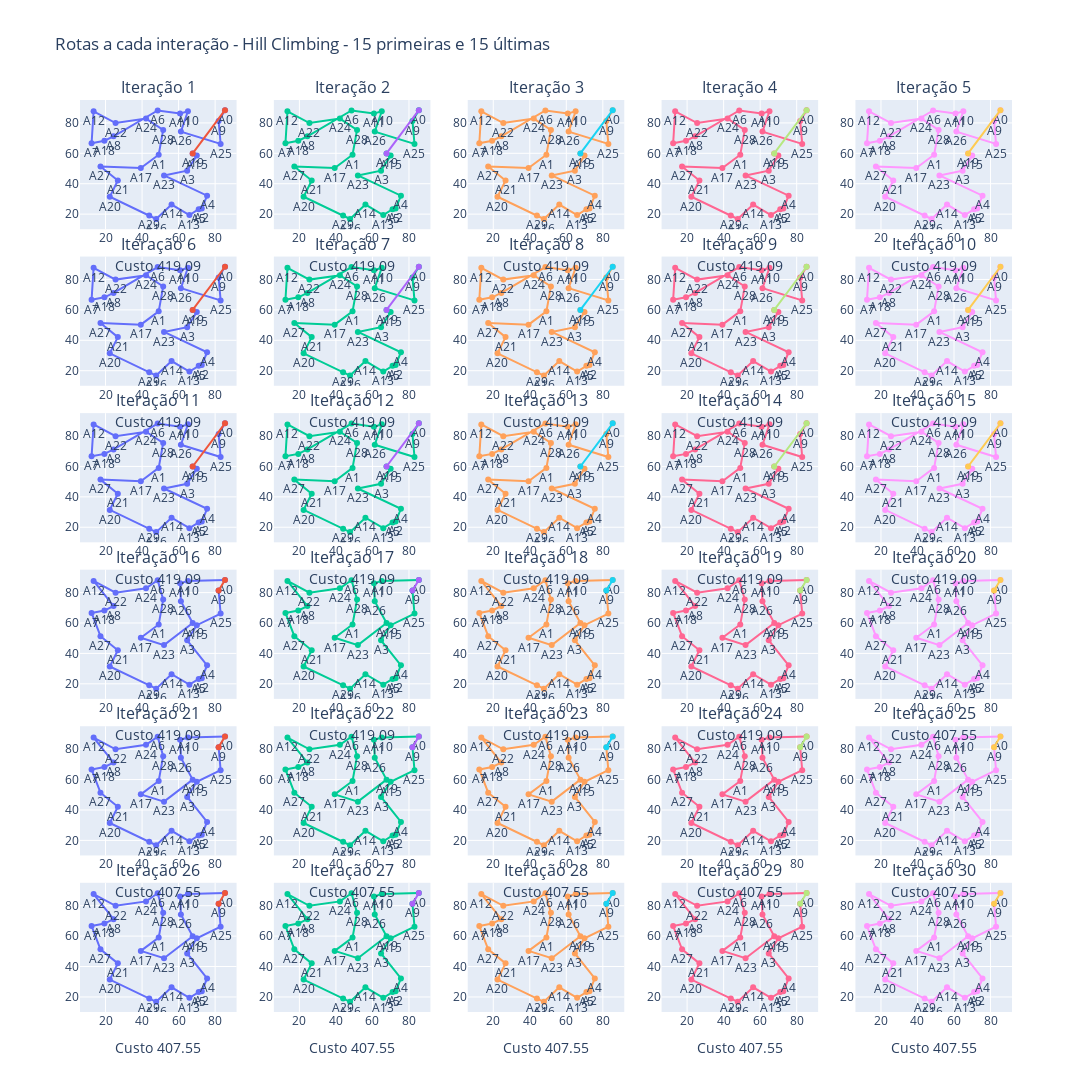

Notebook source saved alongside this figure:
### Code cell
plot_all_routes(df_coordenadas, reorder_hill_climbing(), df_custo_correction, "Hill Climbing")
